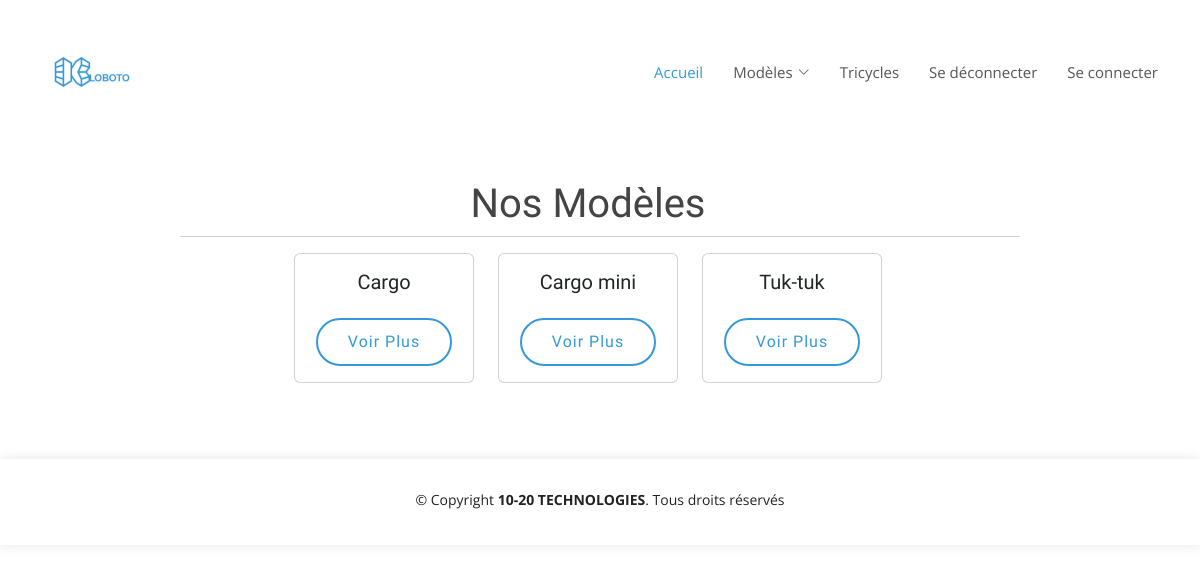
Page /Modele/ on the committed database.
### Tricycleapp/models.py (models this page shows, shortened)
class Modele(models.Model):
	name = models.CharField(max_length=120)

### Modele/views.py (the view)
# urls.py: path('', views.ModeleListView.as_view(), name='list'),
class ModeleListView(ListView):
	model = Modele
	template_name = 'Modele/list.html'
	context_object_name = 'modeles'

### templates/Modele/list.html (shortened to what this page needs)
{% extends 'base.html' %}
{% block content %}
<br> <br> <br> <br> <br>
<div class="">
    <div class="row mx-4">
        <div class="row col-lg-9 mx-auto">
            <div class="row fs-3 fw-bolder">
                <h1 class="text-center mx-auto" data-aos="fade-up mt-6">Nos Modèles</h1>
            </div>
            <hr>
            <div class="row row-cols-1 row-cols-sm-2 row-cols-md-3 row-cols-lg-3 row-cols-xl-4 row-cols-xxl-4 justify-content-center">
                {% for modele in modeles %}
                <div class="col mb-3">
                    <div class="card">
                        <div class="card-body d-flex flex-column">
                            <h5 class="card-title text-center">{{ modele.name }}</h5>
                            <div class="mt-auto mx-auto">
                                <a href="{% url 'Modele:detail' modele.pk %}" class="btn">Voir Plus</a>
                            </div>
                        </div>
                    </div>
                </div>
                {% endfor %}
            </div>
        </div>
    </div>
</div>
{% endblock content %}

### static/assets/css/style.css (style rules this page uses)
body { font-family: "Open Sans", sans-serif; color: #444444; }
a { color: #3498db; text-decoration: none; }
h1, h2, h3, h4, h5, h6 { font-family: "Raleway", sans-serif; }

### templates/Modele/list.html (style rules this page uses)
.btn { font-family: "Raleway", sans-serif; font-weight: 500; font-size: 16px; letter-spacing: 1px; display: inline-block; padding: 10px 30px; border-radius: 50px; transition: 0.5s; color: #3498db; border: 2px solid #3498db; }

### rows in the picture
Modele: name "Cargo"
Modele: name "Cargo mini"
Modele: name "Tuk-tuk"
